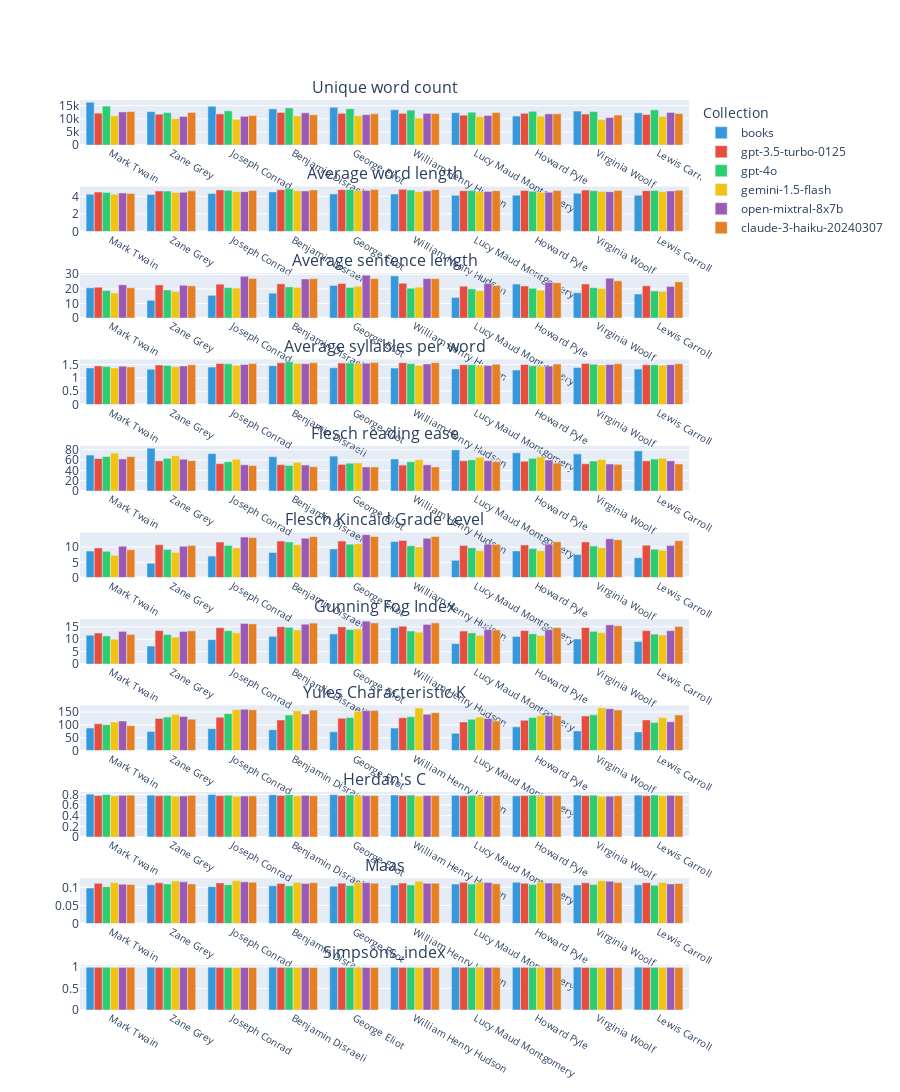
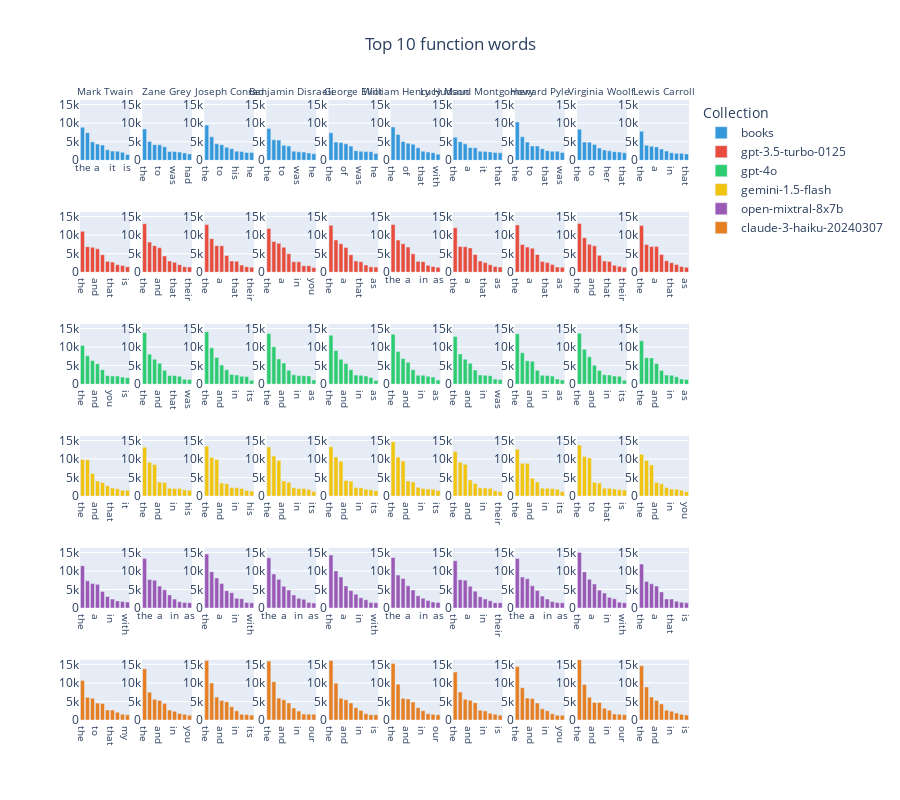
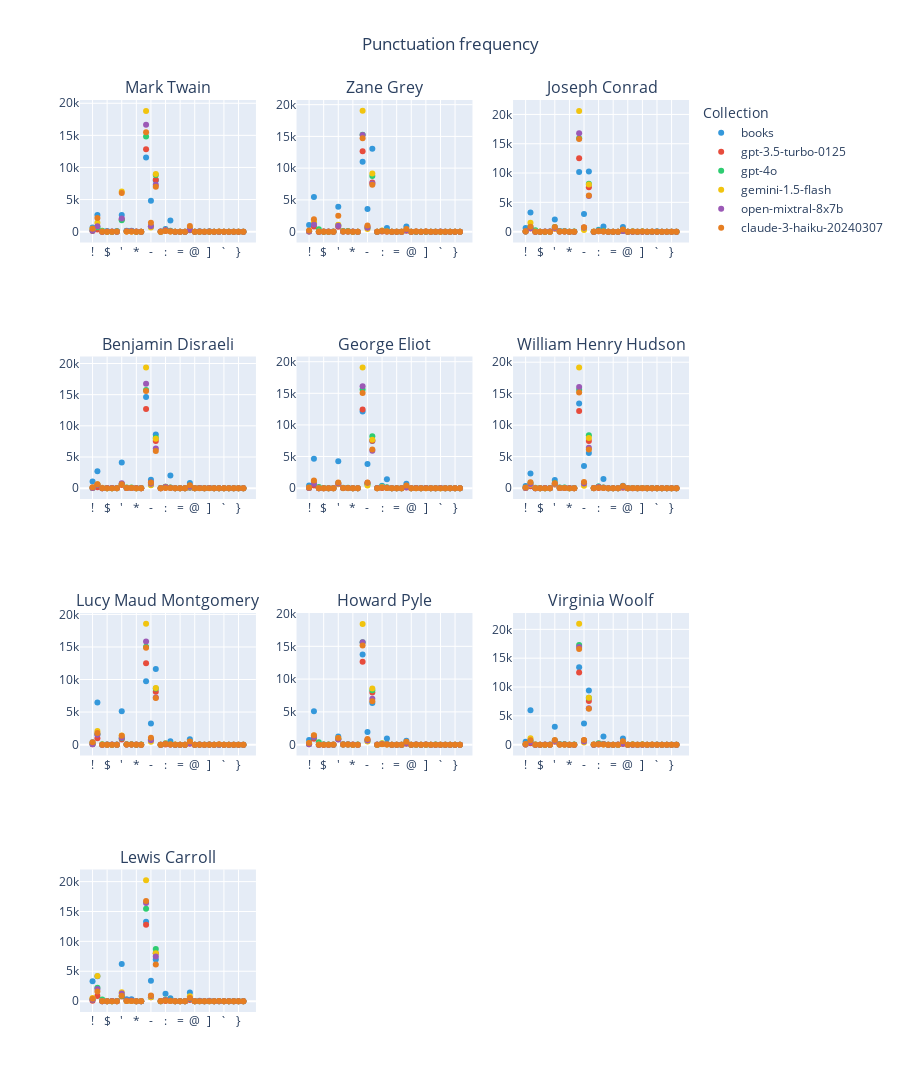
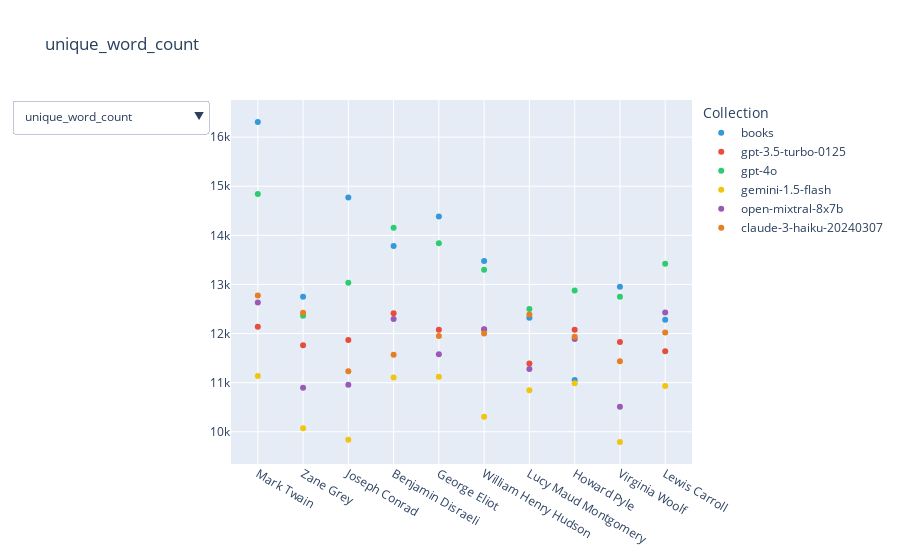

Write notebook code for charts like these, in order.
### Code cell
metrics_analysis_visualization = WritingStyleMetricsAnalysisVisualization(
    settings=settings, 
    metrics_analysis_results=metrics_analysis_results,
    feature_extractor=feature_extractor
)
metrics_analysis_visualization.visualize()
